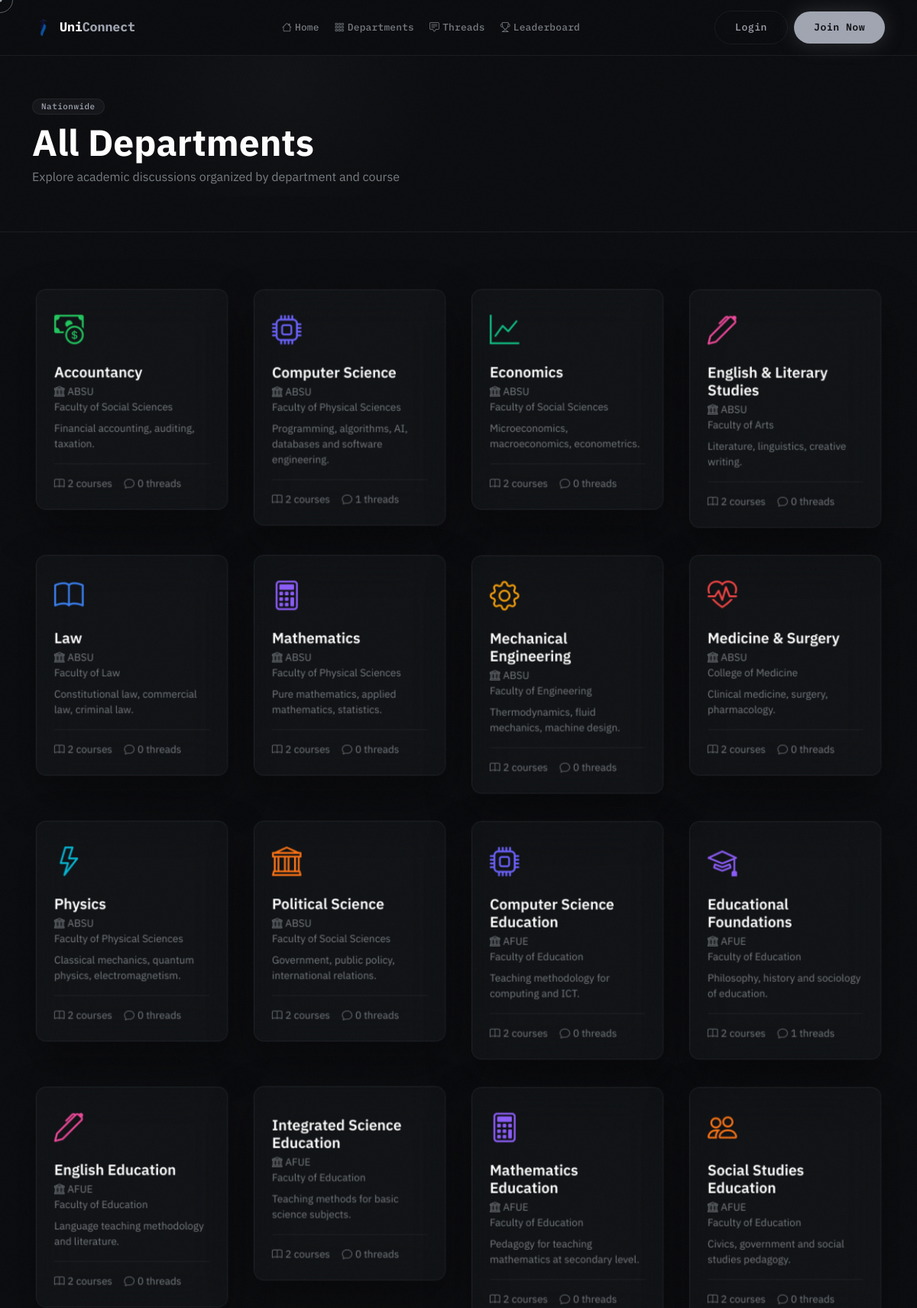
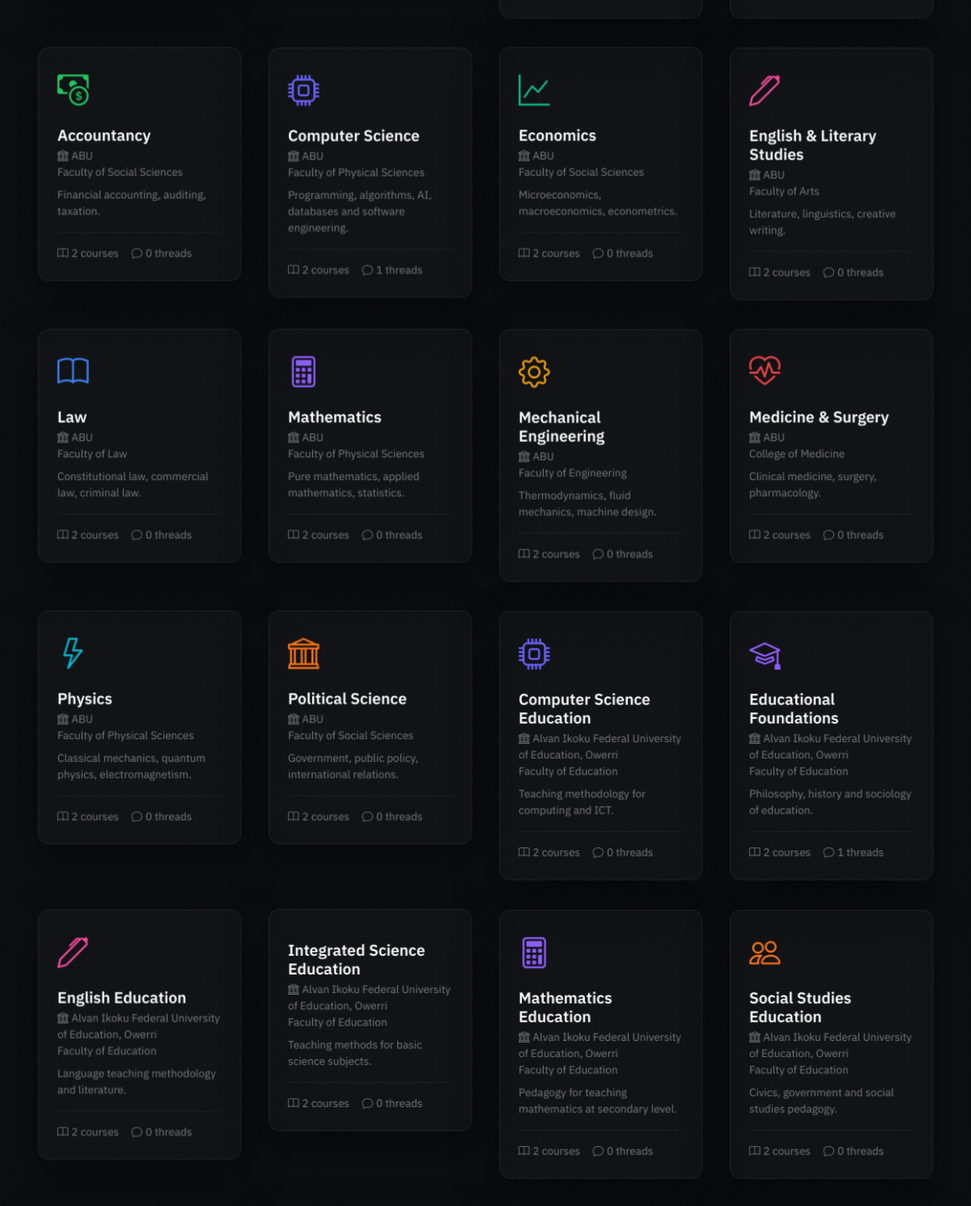
Screenshot of /departments/ (upper part) with the database file from the repository (2 pictures, top to bottom).
### forum/models.py (models this page shows, shortened)
class Department(models.Model):
    school = models.ForeignKey(
        School, on_delete=models.CASCADE, related_name='departments',
        null=True, blank=True,
    )
    name = models.CharField(max_length=200)
    code = models.CharField(max_length=10)
    faculty = models.CharField(max_length=200)
    description = models.TextField(blank=True)
    color = models.CharField(max_length=7, default='#6C63FF')
    icon = models.CharField(max_length=50, default='bi-mortarboard')
    created_at = models.DateTimeField(auto_now_add=True)
    class Meta:
        ordering = ['name']
        unique_together = ['school', 'code']
        constraints = [
            models.UniqueConstraint(
                Lower('name'), 'school',
                name='unique_department_name_per_school',
            ),
        ]
        indexes = [
            models.Index(fields=['school', 'code']),
        ]

class School(models.Model):
    SCHOOL_TYPE_CHOICES = [
        ('university', 'University'),
        ('polytechnic', 'Polytechnic'),
        ('college_of_education', 'College of Education'),
        ('monotechnic', 'Monotechnic'),
    ]
    name = models.CharField(max_length=255, unique=True)
    short_name = models.CharField(
        max_length=50, blank=True,
        help_text='Common abbreviation, e.g. UNN, UNILAG, FUTA'
    )
    slug = models.SlugField(max_length=255, unique=True, blank=True)
    school_type = models.CharField(max_length=30, choices=SCHOOL_TYPE_CHOICES, default='university')
    state = models.CharField(max_length=100, blank=True, help_text='Nigerian state where the school is located')
    is_active = models.BooleanField(default=True)
    created_at = models.DateTimeField(auto_now_add=True)
    class Meta:
        ordering = ['name']
        indexes = [
            models.Index(fields=['short_name']),
        ]

### forum/views.py (the view)
# urls.py: path('departments/', views.department_list, name='departments'),
def department_list(request):
    departments = Department.objects.select_related('school').annotate(
        num_courses=Count('courses', distinct=True),
        num_threads=Count('courses__threads', filter=Q(courses__threads__is_deleted=False), distinct=True)
    ).order_by('school__name', 'name', 'id')
    if request.user.is_authenticated and request.user.school_id:
        departments = departments.filter(school=request.user.school)
    seen = set()
    deduped = []
    for dept in departments:
        key = (dept.school_id, dept.name.strip().lower())
        if key in seen:
            continue
        seen.add(key)
        deduped.append(dept)
    return render(request, 'forum/departments.html', {'departments': deduped})

### forum/context_processors.py (called while the page is built)
def unread_notifications(request):
    count = 0
    if request.user.is_authenticated:
        count = request.user.notifications.filter(is_read=False).count()
    return {'unread_notification_count': count}

### templates/forum/departments.html (shortened to what this page needs)
{% extends 'base.html' %}
{% block content %}
<div class="page-header">
  <div class="container">
    <span class="badge badge-glass mb-2">
      {% if user.is_authenticated and user.school %}{{ user.school.name }}{% else %}Nationwide{% endif %}
    </span>
    <h1 class="display-5 fw-bold text-white mb-1">All Departments</h1>
    <p class="text-muted">Explore academic discussions organized by department and course</p>
  </div>
</div>
<div class="container pb-6">
  <div class="row g-4">
    {% for dept in departments %}
    <div class="col-md-4 col-lg-3 dept-card-wrap">
      <a href="{% url 'forum:department_detail' dept.pk %}" class="dept-card glass-panel text-decoration-none d-block p-4">
        <div class="dept-icon mb-3" style="color:{{ dept.color }};">
          <i class="bi {{ dept.icon }} fs-1"></i>
        </div>
        <h5 class="text-white fw-600 mb-1">{{ dept.name }}</h5>
        {% if dept.school %}<p class="text-muted small mb-0"><i class="bi bi-bank me-1"></i>{{ dept.school.short_name|default:dept.school.name }}</p>{% endif %}
        <p class="text-muted small mb-0">{{ dept.faculty }}</p>
        {% if dept.description %}
        <p class="text-muted small mt-2">{{ dept.description|truncatechars:80 }}</p>
        {% endif %}
        <div class="d-flex gap-3 mt-3 pt-3" style="border-top:1px solid rgba(255,255,255,0.06);">
          <span class="text-muted small"><i class="bi bi-book me-1"></i>{{ dept.num_courses }} courses</span>
          <span class="text-muted small"><i class="bi bi-chat me-1"></i>{{ dept.num_threads }} threads</span>
        </div>
      </a>
    </div>
    {% endfor %}
  </div>
</div>
{% endblock %}

### static/css/main.css (style rules this page uses)
:root { --igloo-steel: #a0a5b1; --igloo-dark-1: #4c4f53; --igloo-dark-2: #777c81; --bg: #0b0c0f; --bg-2: #14161b; --bg-card: rgba(160, 165, 177, 0.04); --bg-card-h: rgba(160, 165, 177, 0.07); --accent: #a0a5b1; --accent-dim: rgba(160, 165, 177, 0.15); --accent-glow: rgba(160, 165, 177, 0.2); --accent-bright: #c8ccd5; --border: rgba(160, 165, 177, 0.1); --border-h: rgba(160, 165, 177, 0.22); --text: #ffffff; --muted: #777c81; --muted-h: #a0a5b1; --font-mono: "IBM Plex Mono", "Courier New", monospace; --font-sans: "IBM Plex Sans", system-ui, sans-serif; --radius: 16px; --blur: 28px; }
*, *::before, *::after { box-sizing: border-box; margin: 0; padding: 0; }
html { scroll-behavior: smooth; -webkit-font-smoothing: antialiased; -moz-osx-font-smoothing: grayscale; }
body { background: var(--bg); color: var(--text); font-family: var(--font-sans); overflow-x: hidden; cursor: none; }
body::before { content: ""; position: fixed; inset: -50%; width: 200%; height: 200%; pointer-events: none; z-index: 9999; opacity: 0.028; background-size: 200px 200px; animation: grain 0.4s steps(1) infinite; }
.glass-panel { background: var(--bg-card); backdrop-filter: blur(var(--blur)); -webkit-backdrop-filter: blur(var(--blur)); border: 1px solid var(--border); border-radius: var(--radius); box-shadow: 0 0 0 1px rgba(160, 165, 177, 0.02) inset, 0 24px 60px rgba(0, 0, 0, 0.45); transition: border-color 0.3s ease, box-shadow 0.3s ease, transform 0.3s cubic-bezier(0.23, 1, 0.32, 1); }
.badge-glass { background: rgba(160, 165, 177, 0.06); border: 1px solid var(--border); color: var(--muted-h); border-radius: 100px; font-family: var(--font-mono); font-size: 0.68rem; font-weight: 500; letter-spacing: 0.05em; padding: 4px 11px; }
.dept-card { border-radius: 14px !important; transition: transform 0.4s cubic-bezier(0.23, 1, 0.32, 1), box-shadow 0.4s ease, border-color 0.3s; cursor: none; }
.dept-icon { transition: transform 0.35s cubic-bezier(0.23, 1, 0.32, 1); }
.page-header { border-bottom: 1px solid var(--border); padding: 52px 0 44px; margin-bottom: 36px; position: relative; overflow: hidden; }
.page-header::before { content: ""; position: absolute; top: -50%; left: 10%; width: 500px; height: 300px; background: radial-gradient( circle, rgba(160, 165, 177, 0.04) 0%, transparent 70% ); pointer-events: none; }
.fw-600 { font-weight: 600 !important; }
.text-muted { color: var(--muted) !important; }
.pin-card, .feature-card-igloo, .dept-card { will-change: transform, opacity; }

### rows the page displays
Department: name "Accountancy", school.short_name "ABSU", faculty "Faculty of Social Sciences", description "Financial accounting, auditing, taxation.", num_courses "2", num_threads "0"
Department: name "Computer Science", school.short_name "ABSU", faculty "Faculty of Physical Sciences", description "Programming, algorithms, AI, databases and software engineering.", num_courses "2", num_threads "1"
Department: name "Economics", school.short_name "ABSU", faculty "Faculty of Social Sciences", description "Microeconomics, macroeconomics, econometrics.", num_courses "2", num_threads "0"
Department: name "English & Literary Studies", school.short_name "ABSU", faculty "Faculty of Arts", description "Literature, linguistics, creative writing.", num_courses "2", num_threads "0"
Department: name "Law", school.short_name "ABSU", faculty "Faculty of Law", description "Constitutional law, commercial law, criminal law.", num_courses "2", num_threads "0"
Department: name "Mathematics", school.short_name "ABSU", faculty "Faculty of Physical Sciences", description "Pure mathematics, applied mathematics, statistics.", num_courses "2", num_threads "0"
Department: name "Mechanical Engineering", school.short_name "ABSU", faculty "Faculty of Engineering", description "Thermodynamics, fluid mechanics, machine design.", num_courses "2", num_threads "0"
Department: name "Medicine & Surgery", school.short_name "ABSU", faculty "College of Medicine", description "Clinical medicine, surgery, pharmacology.", num_courses "2", num_threads "0"
Department: name "Physics", school.short_name "ABSU", faculty "Faculty of Physical Sciences", description "Classical mechanics, quantum physics, electromagnetism.", num_courses "2", num_threads "0"
Department: name "Political Science", school.short_name "ABSU", faculty "Faculty of Social Sciences", description "Government, public policy, international relations.", num_courses "2", num_threads "0"
Department: name "Computer Science Education", school.short_name "AFUE", faculty "Faculty of Education", description "Teaching methodology for computing and ICT.", num_courses "2", num_threads "0"
Department: name "Educational Foundations", school.short_name "AFUE", faculty "Faculty of Education", description "Philosophy, history and sociology of education.", num_courses "2", num_threads "1"
Department: name "English Education", school.short_name "AFUE", faculty "Faculty of Education", description "Language teaching methodology and literature.", num_courses "2", num_threads "0"
Department: name "Integrated Science Education", school.short_name "AFUE", faculty "Faculty of Education", description "Teaching methods for basic science subjects.", num_courses "2", num_threads "0"
Department: name "Mathematics Education", school.short_name "AFUE", faculty "Faculty of Education", description "Pedagogy for teaching mathematics at secondary level.", num_courses "2", num_threads "0"
Department: name "Social Studies Education", school.short_name "AFUE", faculty "Faculty of Education", description "Civics, government and social studies pedagogy.", num_courses "2", num_threads "0"
Department: name "Accountancy", school.short_name "ABU", faculty "Faculty of Social Sciences", description "Financial accounting, auditing, taxation.", num_courses "2", num_threads "0"
Department: name "Computer Science", school.short_name "ABU", faculty "Faculty of Physical Sciences", description "Programming, algorithms, AI, databases and software engineering.", num_courses "2", num_threads "1"
Department: name "Economics", school.short_name "ABU", faculty "Faculty of Social Sciences", description "Microeconomics, macroeconomics, econometrics.", num_courses "2", num_threads "0"
Department: name "English & Literary Studies", school.short_name "ABU", faculty "Faculty of Arts", description "Literature, linguistics, creative writing.", num_courses "2", num_threads "0"
Department: name "Law", school.short_name "ABU", faculty "Faculty of Law", description "Constitutional law, commercial law, criminal law.", num_courses "2", num_threads "0"
Department: name "Mathematics", school.short_name "ABU", faculty "Faculty of Physical Sciences", description "Pure mathematics, applied mathematics, statistics.", num_courses "2", num_threads "0"
Department: name "Mechanical Engineering", school.short_name "ABU", faculty "Faculty of Engineering", description "Thermodynamics, fluid mechanics, machine design.", num_courses "2", num_threads "0"
Department: name "Medicine & Surgery", school.short_name "ABU", faculty "College of Medicine", description "Clinical medicine, surgery, pharmacology.", num_courses "2", num_threads "0"
Department: name "Physics", school.short_name "ABU", faculty "Faculty of Physical Sciences", description "Classical mechanics, quantum physics, electromagnetism.", num_courses "2", num_threads "0"
Department: name "Political Science", school.short_name "ABU", faculty "Faculty of Social Sciences", description "Government, public policy, international relations.", num_courses "2", num_threads "0"
Department: name "Computer Science Education", school.short_name "Alvan Ikoku Federal University of Education, Owerri", faculty "Faculty of Education", description "Teaching methodology for computing and ICT.", num_courses "2", num_threads "0"
Department: name "Educational Foundations", school.short_name "Alvan Ikoku Federal University of Education, Owerri", faculty "Faculty of Education", description "Philosophy, history and sociology of education.", num_courses "2", num_threads "1"
Department: name "English Education", school.short_name "Alvan Ikoku Federal University of Education, Owerri", faculty "Faculty of Education", description "Language teaching methodology and literature.", num_courses "2", num_threads "0"
Department: name "Integrated Science Education", school.short_name "Alvan Ikoku Federal University of Education, Owerri", faculty "Faculty of Education", description "Teaching methods for basic science subjects.", num_courses "2", num_threads "0"
Department: name "Mathematics Education", school.short_name "Alvan Ikoku Federal University of Education, Owerri", faculty "Faculty of Education", description "Pedagogy for teaching mathematics at secondary level.", num_courses "2", num_threads "0"
Department: name "Social Studies Education", school.short_name "Alvan Ikoku Federal University of Education, Owerri", faculty "Faculty of Education", description "Civics, government and social studies pedagogy.", num_courses "2", num_threads "0"
